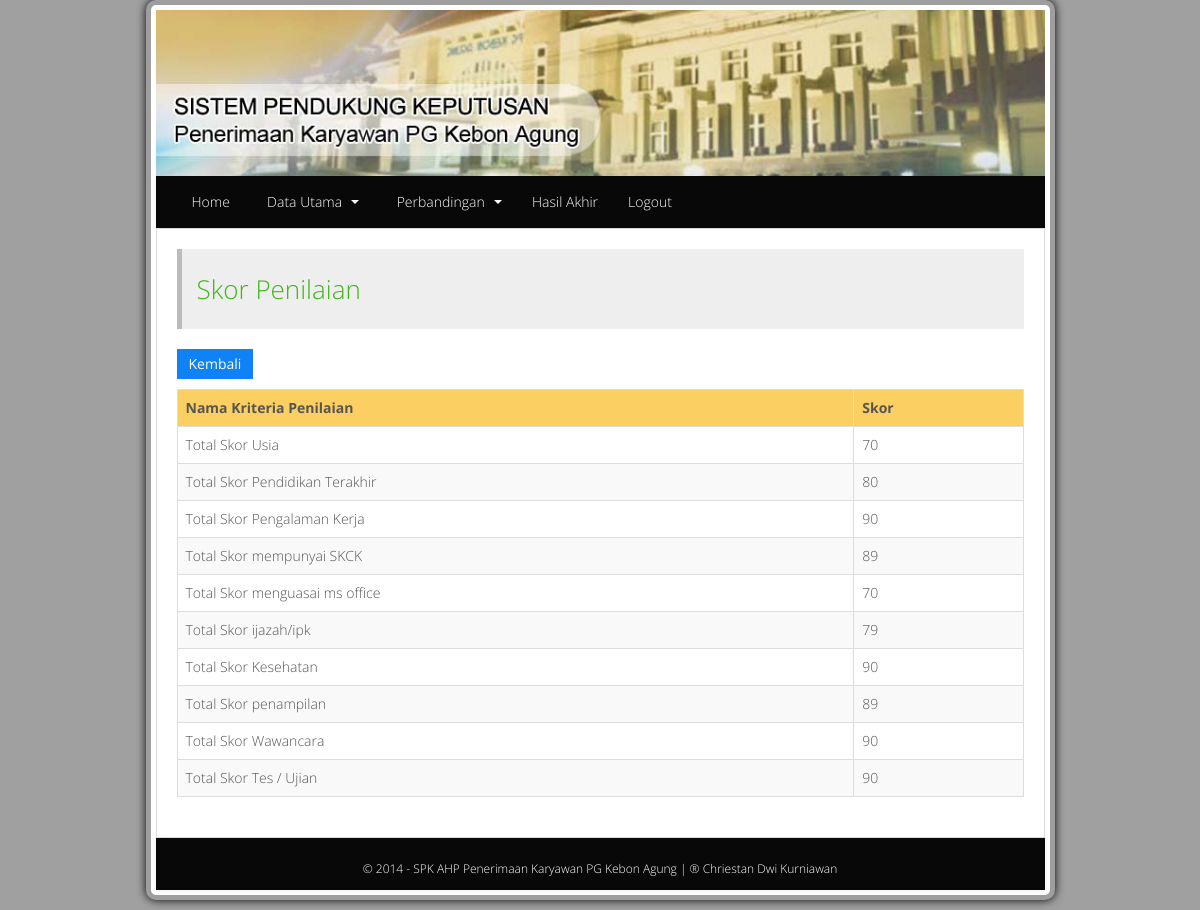
The app's page /admin/index.php?menu=tampilskor&id=47 (signed in) with its own data.
### tables this page shows
CREATE TABLE IF NOT EXISTS `tabel_skor` (
  `id_skor` varchar(6) NOT NULL,
  `id_kriteria` varchar(5) NOT NULL,
  `id_user` int(4) NOT NULL,
  `skor` int(5) NOT NULL,
  PRIMARY KEY (`id_skor`)
);

CREATE TABLE IF NOT EXISTS `tabel_kriteria` (
  `id_kriteria` varchar(5) NOT NULL,
  `nama_kriteria` varchar(100) NOT NULL,
  PRIMARY KEY (`id_kriteria`)
);

### admin/tampil_skor.php (the view)
<blockquote><h3 class="text-success">Skor Penilaian</h3></blockquote>
<a href='?menu=daftarkaryawan'><input type='button' class='btn btn-primary' value='Kembali'/></a></br></p>
<?php
	$getid = $_GET["id"];
	  $sqlk="select * from tabel_kriteria order by id_kriteria asc";
	  $queryk=mysql_query($sqlk);
	 $no=1;
	  echo"
	  <table class='table table-bordered table-striped'>
	  <tr>
	  <td  style='background-color:#fbcf61;'><strong>Nama Kriteria Penilaian</strong></td>
	  <td  style='background-color:#fbcf61;' width='20%'><strong>Skor</strong></td>
	  </tr>";
	  while($dk=mysql_fetch_array($queryk)){
	  $id_kriteria=$dk["id_kriteria"];
	  $kriteria=$dk["nama_kriteria"];
	  		$sqlskor="select * from tabel_skor where id_user='$getid' and id_kriteria='$id_kriteria'";
			$queryskor=mysql_query($sqlskor);
			while($dskor=mysql_fetch_array($queryskor)){
			echo"
			<tr>
				<td>
				<input type='hidden' name='urut[]' value='".$no++."'/>
				<input type='hidden' name='nip[]' value='$getidnip'/>
				<input type='hidden' name='idkrit[]' value='$kode_krit'/>
				Total Skor $kriteria</td>
				<td>$dskor[skor]</td>
			</tr>
			";
			}
	  }
	  echo"</table>";
?>

### css/style.css (style rules this page uses)
body { margin-bottom:10px; background-color:#A0A0A0; }

### records on screen
tabel_skor: id_kriteria.nama_kriteria "Usia", skor "70"
tabel_skor: id_kriteria.nama_kriteria "Pendidikan Terakhir", skor "80"
tabel_skor: id_kriteria.nama_kriteria "Pengalaman Kerja", skor "90"
tabel_skor: id_kriteria.nama_kriteria "mempunyai SKCK", skor "89"
tabel_skor: id_kriteria.nama_kriteria "menguasai ms office", skor "70"
tabel_skor: id_kriteria.nama_kriteria "ijazah/ipk", skor "79"
tabel_skor: id_kriteria.nama_kriteria "Kesehatan", skor "90"
tabel_skor: id_kriteria.nama_kriteria "penampilan", skor "89"
tabel_skor: id_kriteria.nama_kriteria "Wawancara", skor "90"
tabel_skor: id_kriteria.nama_kriteria "Tes / Ujian", skor "90"
